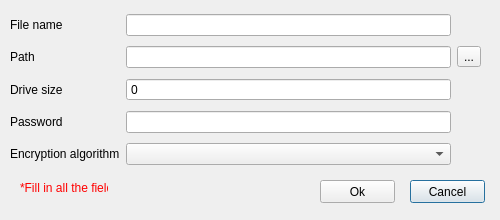
<?xml version="1.0" encoding="UTF-8"?>
<ui version="4.0">
 <class>CreateNew</class>
 <widget class="QDialog" name="CreateNew">
  <property name="geometry">
   <rect>
    <x>0</x>
    <y>0</y>
    <width>500</width>
    <height>220</height>
   </rect>
  </property>
  <property name="minimumSize">
   <size>
    <width>500</width>
    <height>220</height>
   </size>
  </property>
  <property name="maximumSize">
   <size>
    <width>500</width>
    <height>220</height>
   </size>
  </property>
  <property name="font">
   <font>
    <family>MS Shell Dlg 2</family>
   </font>
  </property>
  <property name="windowTitle">
   <string>Create New File</string>
  </property>
  <property name="sizeGripEnabled">
   <bool>false</bool>
  </property>
  <widget class="QWidget" name="layoutWidget">
   <property name="geometry">
    <rect>
     <x>10</x>
     <y>10</y>
     <width>471</width>
     <height>161</height>
    </rect>
   </property>
   <layout class="QGridLayout" name="gridLayout">
    <item row="1" column="3">
     <widget class="QToolButton" name="PathButton">
      <property name="text">
       <string>...</string>
      </property>
     </widget>
    </item>
    <item row="4" column="0">
     <widget class="QLabel" name="label_8">
      <property name="text">
       <string>Encryption algorithm</string>
      </property>
     </widget>
    </item>
    <item row="4" column="2">
     <widget class="QComboBox" name="Crypt"/>
    </item>
    <item row="2" column="2">
     <widget class="QSpinBox" name="spinBox">
      <property name="buttonSymbols">
       <enum>QAbstractSpinBox::NoButtons</enum>
      </property>
      <property name="maximum">
       <number>999999</number>
      </property>
     </widget>
    </item>
    <item row="0" column="0">
     <widget class="QLabel" name="label_7">
      <property name="text">
       <string>File name</string>
      </property>
     </widget>
    </item>
    <item row="1" column="0">
     <widget class="QLabel" name="label_2">
      <property name="text">
       <string>Path</string>
      </property>
     </widget>
    </item>
    <item row="0" column="2">
     <widget class="QLineEdit" name="FileName"/>
    </item>
    <item row="3" column="0">
     <widget class="QLabel" name="label_4">
      <property name="text">
       <string>Password</string>
      </property>
     </widget>
    </item>
    <item row="2" column="0">
     <widget class="QLabel" name="label_3">
      <property name="text">
       <string>Drive size</string>
      </property>
     </widget>
    </item>
    <item row="1" column="2">
     <widget class="QLineEdit" name="Path"/>
    </item>
    <item row="3" column="2">
     <widget class="QLineEdit" name="Password">
      <property name="maxLength">
       <number>16</number>
      </property>
      <property name="echoMode">
       <enum>QLineEdit::Password</enum>
      </property>
     </widget>
    </item>
   </layout>
  </widget>
  <widget class="QPushButton" name="Cancel">
   <property name="geometry">
    <rect>
     <x>410</x>
     <y>180</y>
     <width>75</width>
     <height>23</height>
    </rect>
   </property>
   <property name="text">
    <string>Cancel</string>
   </property>
  </widget>
  <widget class="QPushButton" name="Ok">
   <property name="geometry">
    <rect>
     <x>320</x>
     <y>180</y>
     <width>75</width>
     <height>23</height>
    </rect>
   </property>
   <property name="text">
    <string>Ok</string>
   </property>
  </widget>
  <widget class="QLabel" name="label">
   <property name="enabled">
    <bool>true</bool>
   </property>
   <property name="geometry">
    <rect>
     <x>20</x>
     <y>180</y>
     <width>88</width>
     <height>16</height>
    </rect>
   </property>
   <property name="palette">
    <palette>
     <active>
      <colorrole role="WindowText">
       <brush brushstyle="SolidPattern">
        <color alpha="255">
         <red>255</red>
         <green>0</green>
         <blue>0</blue>
        </color>
       </brush>
      </colorrole>
     </active>
     <inactive>
      <colorrole role="WindowText">
       <brush brushstyle="SolidPattern">
        <color alpha="255">
         <red>255</red>
         <green>0</green>
         <blue>0</blue>
        </color>
       </brush>
      </colorrole>
     </inactive>
     <disabled>
      <colorrole role="WindowText">
       <brush brushstyle="SolidPattern">
        <color alpha="255">
         <red>120</red>
         <green>120</green>
         <blue>120</blue>
        </color>
       </brush>
      </colorrole>
     </disabled>
    </palette>
   </property>
   <property name="text">
    <string>*Fill in all the fields</string>
   </property>
  </widget>
 </widget>
 <resources/>
 <connections/>
</ui>
